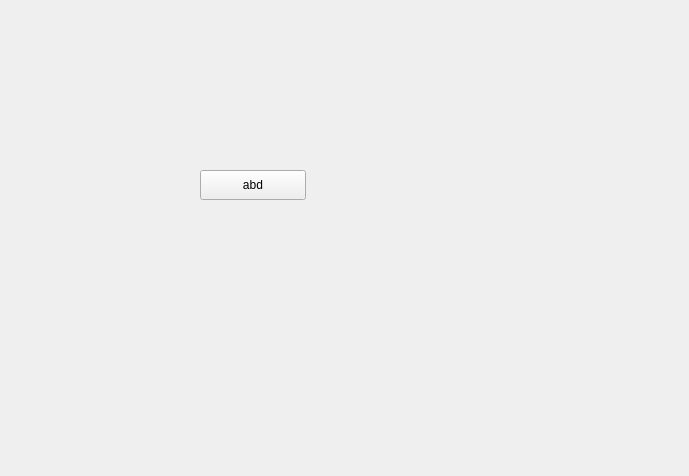
<?xml version="1.0" encoding="UTF-8"?>
<ui version="4.0">
 <class>TestWin</class>
 <widget class="QWidget" name="TestWin">
  <property name="geometry">
   <rect>
    <x>0</x>
    <y>0</y>
    <width>689</width>
    <height>476</height>
   </rect>
  </property>
  <property name="windowTitle">
   <string>Form</string>
  </property>
  <widget class="QPushButton" name="pushButton">
   <property name="geometry">
    <rect>
     <x>200</x>
     <y>170</y>
     <width>106</width>
     <height>30</height>
    </rect>
   </property>
   <property name="styleSheet">
    <string notr="true">
font: 87 11pt &quot;Noto Sans CJK KR&quot;;</string>
   </property>
   <property name="text">
    <string>abd</string>
   </property>
  </widget>
 </widget>
 <resources/>
 <connections/>
</ui>
